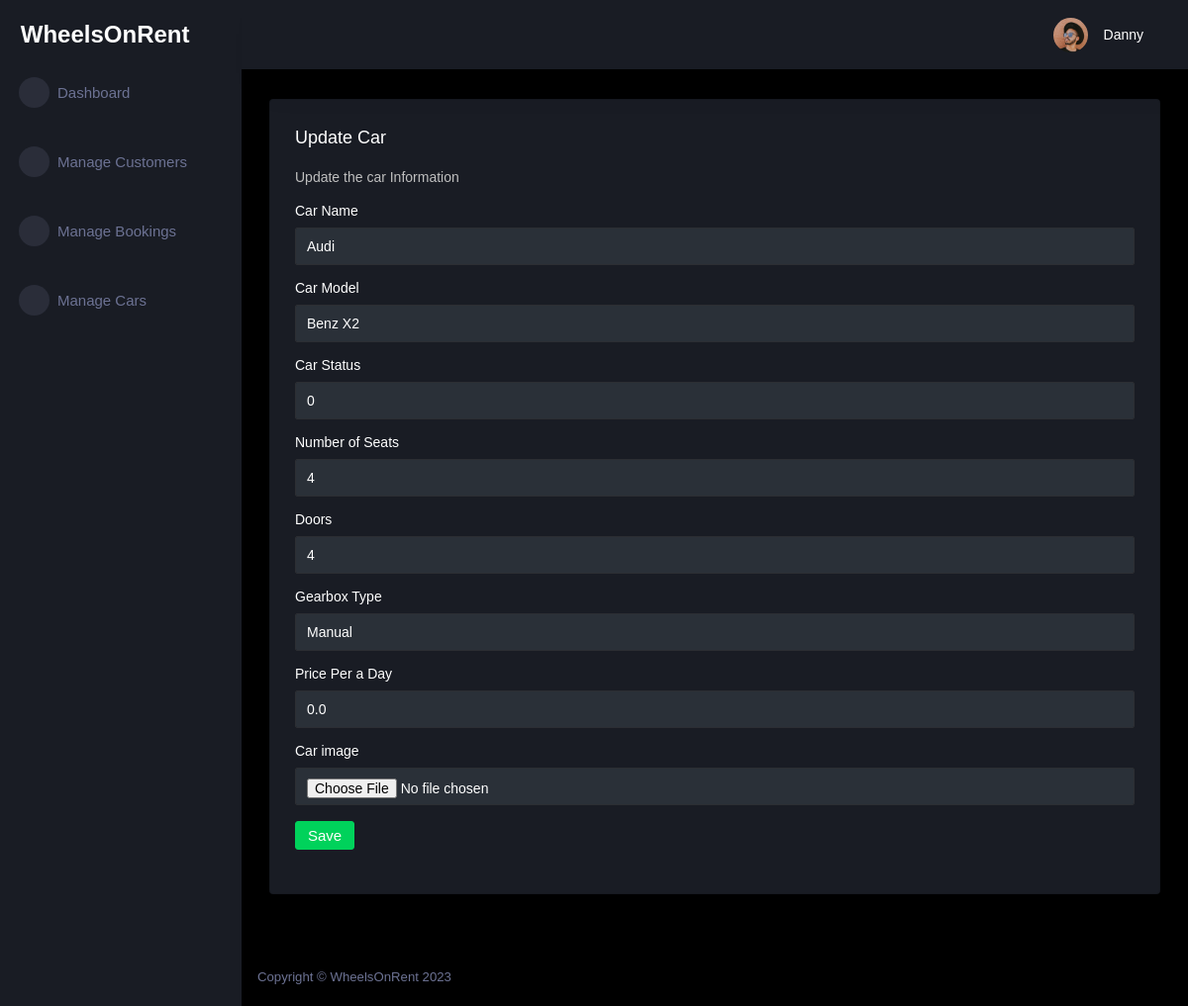
/10/update (signed in), run on an earlier commit of the app's database.
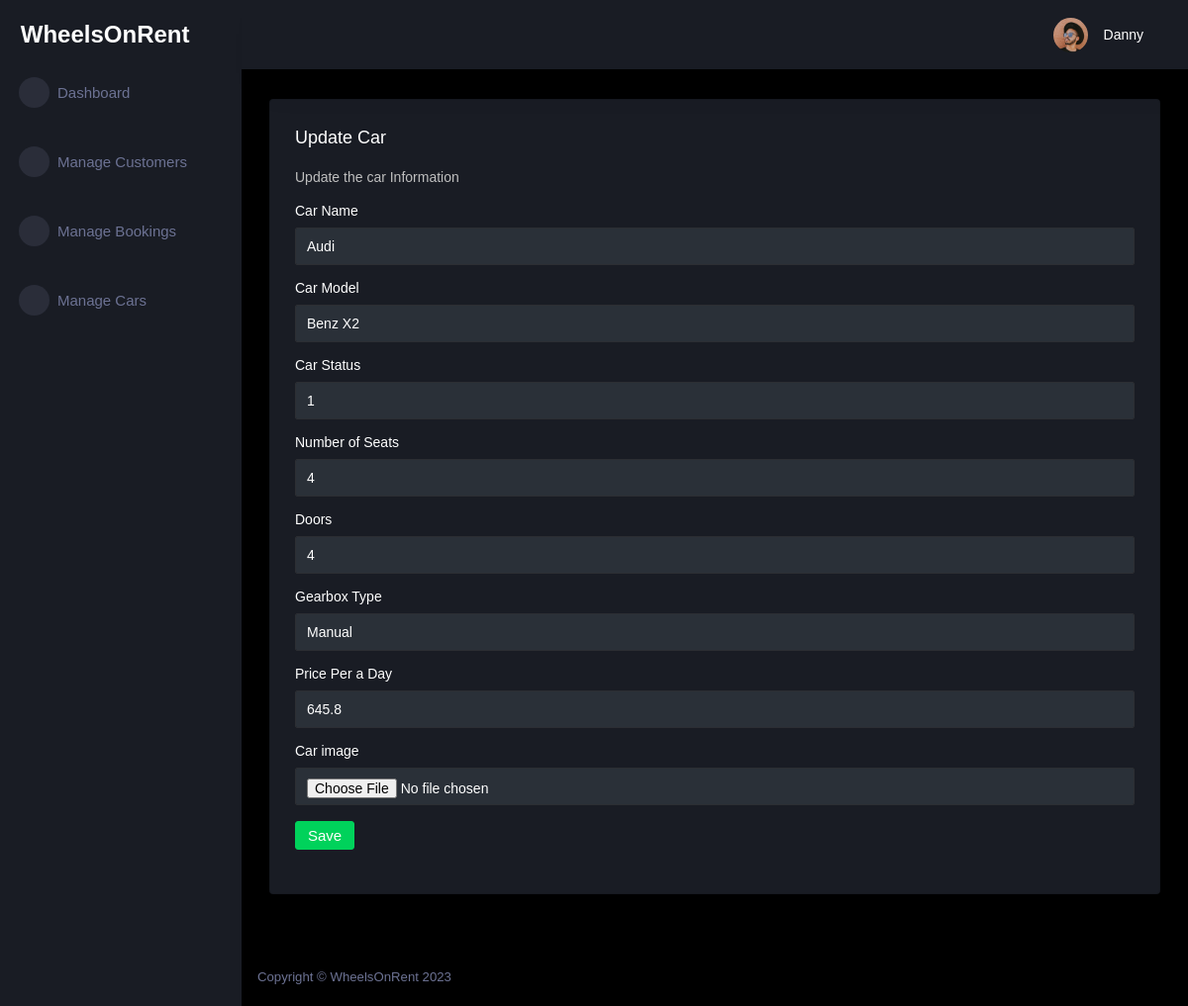
And on a later commit of the database.
### tables this page shows
CREATE TABLE customer (
  id INTEGER PRIMARY KEY AUTOINCREMENT,
  name TEXT NOT NULL,
  last_name TEXT NOT NULL,
  phone_number TEXT NOT NULL,
  email TEXT NOT NULL,
  password TEXT NOT NULL,
  role TEXT INTEGER DEFAULT 0
);

CREATE TABLE car (
  id INTEGER PRIMARY KEY AUTOINCREMENT,
  name TEXT NOT NULL,
  model TEXT NOT NULL,
  status TEXT NOT NULL,
  seat INTEGER NOT NULL,
  door INTEGER NOT NULL,
  gearbox TEXT NOT NULL,
  image TEXT
, price REAL NOT NULL DEFAULT 0.0);

### car_app/car.py (the view, shortened to what this page needs)
@bp.route('/<int:id>/update', methods=('GET', 'POST'))
@login_required
def update(id):
    car = get_car(id)
    return render_template('admin/car_update.html', car=car)

### car_app/car.py (called while the page is built)
def get_car(id, check_author=True):
    car = get_db().execute(
        'SELECT id, name, model, status, seat, door, gearbox, image, price'
        ' FROM car'
        ' WHERE car.id = ?',
        (id,)
    ).fetchone()
    if car is None:
        abort(404, f"Car id {id} doesn't exist.")
    return car

### car_app/customer.py (called while the page is built)
@bp.before_app_request
def load_logged_in_customer():
    customer_id = session.get('customer_id')
    if customer_id is None:
        g.customer = None
    else:
        g.customer = get_db().execute(
            'SELECT * FROM customer WHERE id = ?', (customer_id,)
        ).fetchone()

def login_required(view):
    @functools.wraps(view)
    def wrapped_view(**kwargs):
        if g.customer is None:
            return redirect(url_for('customer.login'))
        return view(**kwargs)
    return wrapped_view

### car_app/db.py (called while the page is built)
def get_db():
    if 'db' not in g:
        g.db = sqlite3.connect(
            current_app.config['DATABASE'],
            detect_types=sqlite3.PARSE_DECLTYPES
        )
        g.db.row_factory = sqlite3.Row
    return g.db

### car_app/templates/admin/car_update.html
{% extends 'admin/admin_base.html' %}
{% block content %}
<div class="content-wrapper">
  <div class="row">
    <div class="col-md-12 grid-margin stretch-card">
      <div class="card">
        <div class="card-body">
          <h4 class="card-title">Update Car</h4>
          <p class="card-description"> Update the car Information </p>
            <form class="forms-sample" method="post" enctype="multipart/form-data">
              <div class="form-group">
            <label for="name">Car Name</label>
            <input class="form-control" name="name" id="name" value="{{ request.form['name'] or car['name'] }}" required>
              </div>
            <div class="form-group">
            <label for="model">Car Model</label>
            <input class="form-control" name="model" id="model" value="{{ request.form['model'] or car['model'] }}" required>
          </div>
            <div class="form-group">
            <label for="status">Car Status</label>
            <input class="form-control" name="status" id="status" value="{{ request.form['status'] or car['status'] }}" required>
          </div>
            <div class="form-group">
            <label for="seat">Number of Seats</label>
            <input class="form-control" name="seat" id="seat" value="{{ request.form['seat'] or car['seat'] }}" required>
          </div>
            <div class="form-group">
            <label for="door">Doors</label>
            <input class="form-control" name="door" id="door" value="{{ request.form['door'] or car['door'] }}" required>
          </div>
            <div class="form-group">
            <label for="gearbox">Gearbox Type</label>
            <input class="form-control" name="gearbox" id="gearbox" value="{{ request.form['gearbox'] or car['gearbox'] }}" required>
            </div>
	    <div class="form-group">
            <label for="price">Price Per a Day</label>
            <input class="form-control" name="price" id="gearbox" value="{{ request.form['price'] or car['price'] }}" required>
	    </div>
            <div class="form-group">
            <label for="image">Car image</label>
            <input class="form-control" type="file" name="image" id="image" accept="image/*">
          </div>
            <div class="form-group">
            <input class="btn btn-success" type="submit" value="Save">
          </div>
          </form>
        </div>
      </div>
    </div>
  </div>
</div>
{% endblock %}

### car_app/templates/admin/admin_base.html (shortened to what this page needs)
<!DOCTYPE html>
<html lang="en">
<head>
    <link rel="stylesheet" href="https://cdn.jsdelivr.net/npm/bootstrap@4.0.0/dist/css/bootstrap.min.css">
    <link rel="stylesheet" href="{{ url_for('static', filename='assets/admin/assets/vendors/mdi/css/materialdesignicons.min.css')}}">
    <link rel="stylesheet" href="{{ url_for('static', filename='assets/admin/assets/vendors/css/vendor.bundle.base.css')}}">
    <link rel="stylesheet" href="{{ url_for('static', filename='assets/admin/assets/vendors/jvectormap/jquery-jvectormap.css')}}">
    <link rel="stylesheet" href="{{ url_for('static', filename='assets/admin/assets/vendors/flag-icon-css/css/flag-icon.min.css')}}">
    <link rel="stylesheet" href="{{ url_for('static', filename='assets/admin/assets/vendors/owl-carousel-2/owl.carousel.min.css')}}">
    <link rel="stylesheet" href="{{ url_for('static', filename='assets/admin/assets/vendors/owl-carousel-2/owl.theme.default.min.css')}}">
    <link rel="stylesheet" href="{{ url_for('static', filename='assets/admin/assets/css/style.css')}}">
</head>
<body>
    {% if g.customer['role'] == 1 %}
    <div class="container-scroller">
        <nav class="sidebar sidebar-offcanvas" id="sidebar">
            <div class="sidebar-brand-wrapper d-none d-lg-flex align-items-center justify-content-center fixed-top">
                <a class="sidebar-brand brand-logo" href="{{ url_for('customer.admin_dashboard') }}" style="text-decoration: none; color: white; font-size: 24px; font-weight: bold; font-family: Verdana, Geneva, Tahoma, sans-serif;">WheelsOnRent</a>
            </div>
            <ul class="nav">
                <li class="nav-item menu-items">
                    <a class="nav-link" href="{{ url_for('customer.admin_dashboard') }}">
                        <span class="menu-icon">
                <i class="mdi mdi-speedometer"></i>
              </span>
                        <span class="menu-title">Dashboard</span>
                    </a>
                </li>
                <br>
                <li class="nav-item menu-items">
                    <a class="nav-link" href="{{ url_for('customer.index') }}">
                        <span class="menu-icon">
                <i class="mdi mdi-playlist-play"></i>
              </span>
                        <span class="menu-title">Manage Customers</span>
                    </a>
                </li>
                <br>
                <li class="nav-item menu-items">
                    <a class="nav-link" href="{{ url_for('booking.index') }}">
                        <span class="menu-icon">
                <i class="mdi mdi-table-large"></i>
              </span>
                        <span class="menu-title">Manage Bookings</span>
                    </a>
                </li>
                <br>
                <li class="nav-item menu-items">
                    <a class="nav-link" href="{{ url_for('car.index') }}">
                        <span class="menu-icon">
                <i class="mdi mdi-car"></i>
              </span>
                        <span class="menu-title">Manage Cars</span>
                    </a>
                </li>
            </ul>
        </nav>
        <div class="container-fluid page-body-wrapper">
            <nav class="navbar p-0 fixed-top d-flex flex-row">
                <div class="navbar-menu-wrapper flex-grow d-flex align-items-stretch">
                    <button class="navbar-toggler navbar-toggler align-self-center" type="button" data-toggle="minimize">
              <span class="mdi mdi-menu"></span>
            </button>
                    <ul class="navbar-nav navbar-nav-right">
                        <li class="nav-item nav-settings d-none d-lg-block">
                            <a class="nav-link" href="#">
                                <i class="mdi mdi-view-grid"></i>
                            </a>
                        </li>
                        <li class="nav-item dropdown">
                            <a class="nav-link" id="profileDropdown" href="#" data-toggle="dropdown">
                                <div class="navbar-profile">
                                    <img class="img-xs rounded-circle" src="{{ url_for('static', filename='assets/admin/assets/images/faces/face15.jpg')}}" alt="">
                                    <p class="mb-0 d-none d-sm-block navbar-profile-name">{{ g.customer['name'] }}</p>
                                    <i class="mdi mdi-menu-down d-none d-sm-block"></i>
                                </div>
                            </a>
                        </li>
                    </ul>
                </div>
            </nav>
            <div class="main-panel">
                {% block content %}{% endblock %}
                <footer class="footer">
                    <div class="d-sm-flex justify-content-center justify-content-sm-between">
                        <span class="text-muted d-block text-center text-sm-left d-sm-inline-block">Copyright © WheelsOnRent 2023</span>
                    </div>
                </footer>
            </div>
        </div>
    </div>
    {% else %}
    <div class="container">
        <div class="alert alert-danger">
            <p>You do not have permission to view this page.</p>
        </div>
    </div>
    {% endif %}
</body>
</html>

What changed in the data, as far as the page shows it:
changed car "Audi": status "0" → "1"; price "0.0" → "645.8"
